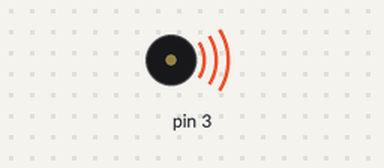
Bench run of a sketch on a simulated Arduino Uno, built with avr-gcc and run on an emulated ATmega328P. Shown: buzzer (waves = sounding).

Above: at 0.5 s.
Timing chart, 0 to 13.0 s (numbered marks = the images above):
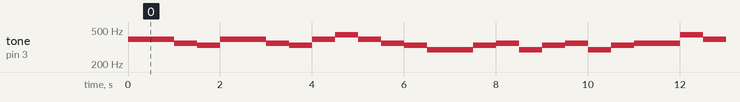

The sketch:

cai_cai_bal_o.ino
```cpp
void setup() {
  pinMode(3,OUTPUT);
}

void loop()
{

  int C = 262, D = 294, E = 330, F = 349, G = 392, A = 440, B = 523, X=0;
  int P = 0;
  int i;

int ode[]   = {
G,G,F,E,G,G,F,E,G,A,G,F,E,D,X,D,E,F,D,E,F,D,E,F,X,F,A,G,F,E,D,C
};

int tempo[] = {
1,1,1,1,1,1,1,1,1,1,
1,1,1,1,0.5,1,1,1,1,1,1,
1,1,1,0.5,1,1,1,1,1,1,1
};

for(i=0;i<sizeof(ode)/2;i++) {
  if(ode[i] != 0) tone(3,ode[i]); else noTone(3);
  delay(tempo[i] * 500);
  noTone(3);
}
noTone(3);
delay(5000);
}
```

Measured:
- by itself, tone on pin 3: plays 392 Hz for 1.0 s, 349 Hz for 0.50 s, 330 Hz for 0.50 s, 392 Hz for 1.0 s, 349 Hz for 0.50 s, 330 Hz for 0.50 s … (173 notes in this stretch)
